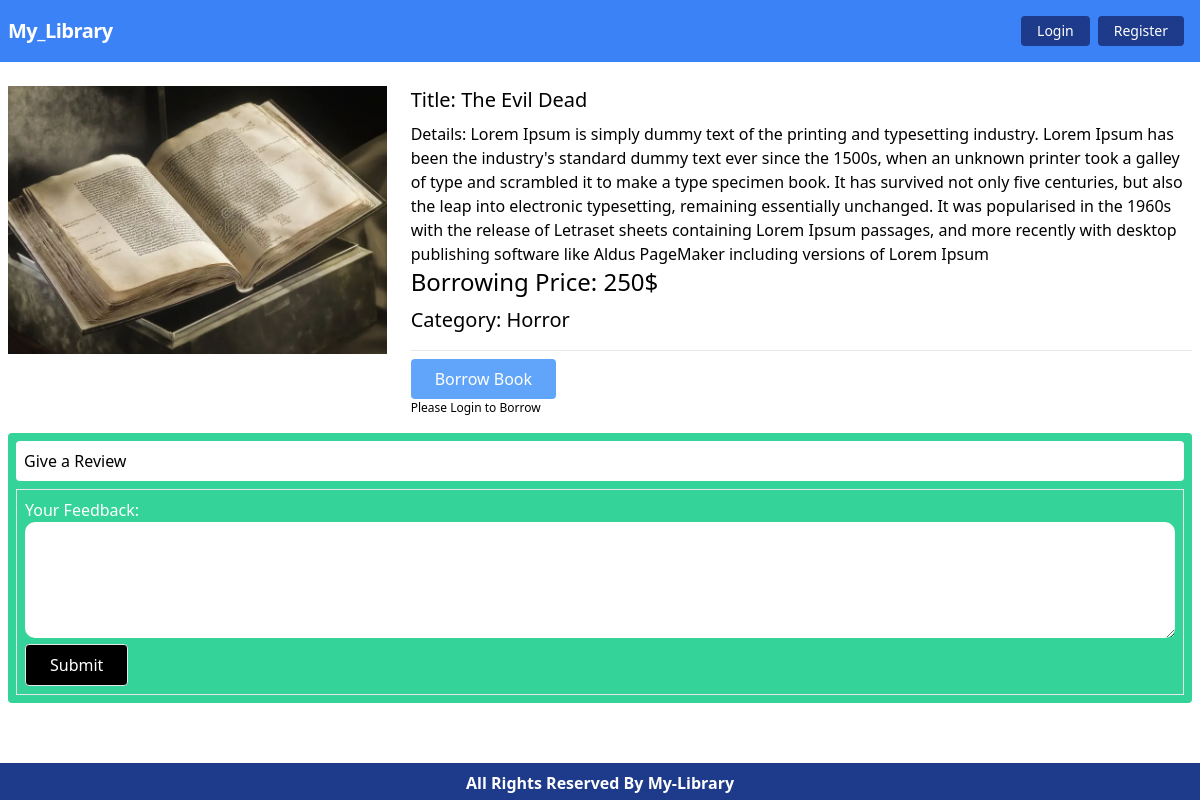
Page /book/book-details/3 on the committed database.
### Books/models.py (models this page shows, shortened)
class Book(models.Model):
    image = models.ImageField(upload_to='books/media/images/')
    title = models.CharField(max_length = 45)
    description = models.TextField()
    borrowing_price = models.IntegerField()
    category = models.ForeignKey(BookCategory, on_delete=models.CASCADE)

class BookCategory(models.Model):
    name = models.CharField(max_length=30)
    slug = models.SlugField(max_length=80)
    def __str__(self):
        return self.name

### Books/views.py (the view, shortened to what this page needs)
# urls.py: path('book-details/<int:id>', BookDetails.as_view(), name='bookDetails')
class BookDetails(DetailView):
    model = Book
    template_name = 'book/bookDetails.html'
    pk_url_kwarg = 'id'
    def get_context_data(self, **kwargs):
        context = super().get_context_data(**kwargs)
        all_feedback = self.object.feedbacks.all()
        review_form = FeedbackForm()
        context['reviews'] = all_feedback
        context['review_form'] = review_form
        return context

### Books/forms.py
class FeedbackForm(forms.ModelForm):
    class Meta:
        model = Review
        fields = ['body']
        widgets= {
          'body': forms.Textarea(attrs={'rows': 4})
        }

### Books/templates/book/bookDetails.html (shortened to what this page needs)
{% extends 'base.html' %}
{% load static %}
{% block content %}
<div class="book-card pt-2">
    <div class="md:grid grid-cols-3 gap-6">
        <div>
            <img src={{book.image.url}} alt="book" class="w-full">
        </div>
        <div class="col-span-2">
            <p class="text-xl pb-2">Title: {{book.title}}</p>
            <p>Details: {{book.description}}</p>
            <p class="text-2xl pb-2">Borrowing Price: {{book.borrowing_price}}$</p>
            <p class="text-xl pb-2">Category: {{book.category}}</p>
            <hr class="my-2">
            {% if user.is_authenticated %}
            <a href="{% url 'borrowBook' book.id %}"
                class="rounded text-white hover:bg-green-500 border bg-green-400 px-6 py-2 inline-block">
                Borrow Book
            </a>
            {% else %}
            <button class="rounded text-white bg-blue-400 px-6 py-2 inline-block">Borrow
                Book
            </button>
            <p style="font-size: 12px;">Please Login to Borrow</p>
            {% endif %}
        </div>
    </div>
    <div class="rounded bg-green-400 p-2 mt-4">
        <div class="rounded p-2 bg-white">
            <p>Give a Review</p>
        </div>
        <div class="mt-2 p-2 border">
            <form method="POST">
                {{review_form}}
                <br>
                <button type="submit"
                    class="rounded text-white bg-black border hover:bg-green-400 px-6 py-2 inline-block">
                    Submit
                </button>
            </form>
        </div>
    </div>
</div>
{% endblock %}

### Core/templates/base.html (style rules this page uses)
input, label { width: 100% !important; }

### Books/templates/book/bookDetails.html (style rules this page uses)
textarea { width: 100%; border-radius: 10px; padding: 10px; }
label { color: #fff; }

### rows in the picture
Book: image (picture), title "The Evil Dead", description "Lorem Ipsum is simply dummy text of the printing and typesetting industry. Lorem Ipsum has been the industry's standard dummy text ever since the 1500s, when an unknown printer took a galley of type and scrambled it to make a type specimen book. It has survived not only five centuries, but also the leap into electronic typesetting, remaining essentially unchanged. It was popularised in the 1960s with the release of Letraset sheets containing Lorem Ipsum passages, and more recently with desktop publishing software like Aldus PageMaker including versions of Lorem Ipsum", borrowing_price "250", category "Horror"
